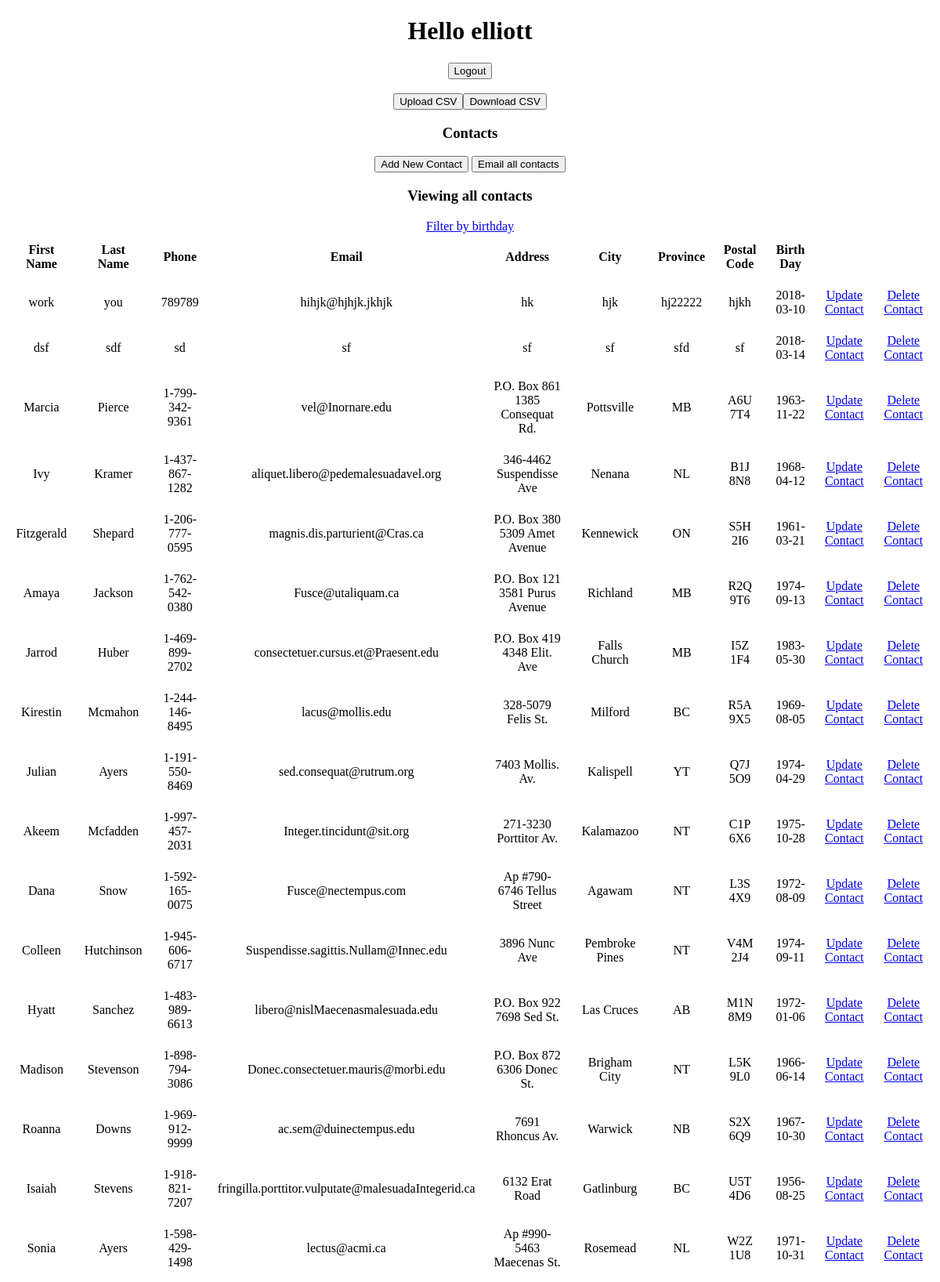
Screenshot of /views/index.php (signed in, upper part) with the database file from the repository.
### tables this page shows
CREATE TABLE IF NOT EXISTS `tbl_contact` (
  `Id` int(11) NOT NULL AUTO_INCREMENT,
  `firstName` varchar(50) DEFAULT NULL,
  `lastName` varchar(50) DEFAULT NULL,
  `phone` varchar(30) DEFAULT NULL,
  `email` varchar(51) DEFAULT NULL,
  `address` varchar(50) DEFAULT NULL,
  `city` varchar(50) DEFAULT NULL,
  `province` varchar(50) DEFAULT NULL,
  `postal` varchar(10) DEFAULT NULL,
  `birthDay` date DEFAULT NULL,
  `assignedRep` varchar(50) DEFAULT NULL,
  PRIMARY KEY (`Id`)
);

### models/loginValidate.php (called while the page is built, shortened)
<?php
    include("./../models/db.php");
    if(isset($_SESSION['access'])){
        $user = json_decode($_SESSION['user']);
    } else{
        $access = false;
    }
?>

### models/db.php (called while the page is built, shortened)
<?php
    $mysql_user = "siewerte_contact";
    $mysql_pass = "P@ssword";
    $mysql_host = "db.nscctruro.ca";
    $db_name = "siewerte_contact";
    $contacts = [];
    $queryContactSql = "SELECT * FROM tbl_contact WHERE assignedRep=?";
    function openConnection(){
        global $mysql_host, $mysql_user, $mysql_pass, $db_name;
        $connection = new mysqli($mysql_host, $mysql_user, $mysql_pass, $db_name);
        return $connection;
    }
    function buildContactArray($user){
        global $queryContactSql, $contacts;
        $connection = openConnection();
        $stmt = mysqli_prepare($connection, $queryContactSql);
        mysqli_stmt_bind_param($stmt, "s", $user->userName);
        mysqli_stmt_execute($stmt);
        mysqli_stmt_bind_result($stmt, $Id, $firstName, $lastName, $phone, $email, $address, $city, $province, $postal, $birthDay, $assignedRep);
        while(mysqli_stmt_fetch($stmt)){
            $newContact = new Contact($Id, $firstName, $lastName, $phone, $email, $address, $city, $province, $postal, $birthDay, $assignedRep);
            $contacts[] = $newContact;
        }
    }
    class Contact{
        public function __construct($Id, $firstName, $lastName, $phone, $email, $address, $city, $province, $postal, $birthDay, $assignedRep){
            $this->Id = $Id;
            $this->firstName = $firstName;
            $this->lastName = $lastName;
            $this->phone = $phone;
            $this->email = $email;
            $this->address = $address;
            $this->city = $city;
            $this->province = $province;
            $this->postal = $postal;
            $this->birthDay = $birthDay;
            $this->assignedRep = $assignedRep;
        }
    }

### views/index.php (the view)
<?php
    include("./../templates/siteHead.php");
    buildContactArray($user);
    if(isset($_GET['filterBirthDays'])){
        $filterBirthDays = $_GET['filterBirthDays'];
    } else{
        $filterBirthDays = "false";
    }
?>
<div class="title">
    <?php
        if($user->admin == 1){
            echo '<a href="adminUpload.php"><button>Upload CSV</button></a>';
            echo '<a href="adminDownload.php"><button>Download CSV</button></a>';
        }
    ?>
    <h3>Contacts</h3>
    <a href="contact.php"><button>Add New Contact</button><a>
    <a href="sendEmail.php"><button>Email all contacts</button></a>
    <?php
        if($filterBirthDays == "true"){
            echo '<h3>Viewing contacts who have have a birthday this month</h3>';
            echo '<a href="index.php?filterBirthDays=false">View All Contacts<a>';
        } else{
            echo '<h3>Viewing all contacts</h3>';
            echo '<a href="index.php?filterBirthDays=true">Filter by birthday<a>';
        }
    ?>
</div>
<div class="contacts">
    <table cellpadding="10px" class="contacts__table">
        <tr>
            <th>First Name</th>
            <th>Last Name</th>
            <th>Phone</th>
            <th>Email</th>
            <th>Address</th>
            <th>City</th>
            <th>Province</th>
            <th>Postal Code</th>
            <th>Birth Day</th>
        </tr>
        <?php
            if($filterBirthDays == "true"){
                foreach($contacts as $contact){
                    if(($contact->assignedRep == $user->userName) && (date("m", strtotime($contact->birthDay)) === date("m"))){
                        echo "<tr><td>$contact->firstName</td> <td>$contact->lastName</td> <td>$contact->phone</td> <td>$contact->email</td> <td>$contact->address</td> <td>$contact->city</td> <td>$contact->province</td> <td>$contact->postal</td> <td>$contact->birthDay</td> <td><a href=\"contact.php?contact=" . urlencode(json_encode($contact)) . "\">Update Contact</a></td> <td><a href=\"./../models/db.php?action=delete&Id=$contact->Id\">Delete Contact</a></td></tr>";
                    }
                }
            } else{
                foreach($contacts as $contact){
                    if($contact->assignedRep == $user->userName){
                        echo "<tr><td>$contact->firstName</td> <td>$contact->lastName</td> <td>$contact->phone</td> <td>$contact->email</td> <td>$contact->address</td> <td>$contact->city</td> <td>$contact->province</td> <td>$contact->postal</td> <td>$contact->birthDay</td> <td><a href=\"contact.php?contact=" . urlencode(json_encode($contact)) . "\">Update Contact</a></td> <td><a href=\"./../models/db.php?action=delete&Id=$contact->Id\">Delete Contact</a></td></tr>";
                    }
                }
            }
        ?>
    </table>
    <br>
    <br>
</div>
<?php include("./../templates/siteFoot.php"); ?>

### templates/siteHead.php (shortened to what this page needs)
<?php
    include("./../models/loginValidate.php");
?>
<!DOCTYPE html>
<html lang="en">
    <head>
        <link rel="stylesheet" type="text/css" href="styles.css">
    </head>
    <body>
        <div class="userControl">
            <h1>Hello <?php echo $user->userName; ?></h1>
            <a href="login.php"><button>Logout</button></a>
            <br>
            <br>
        </div>

### views/styles.css (style rules this page uses)
.title { text-align: center; }
.contacts { text-align: center; }
.userControl { text-align: center; }

### rows the page displays
tbl_contact: firstName "work", lastName "you", phone "789789", email "hihjk@hjhjk.jkhjk", address "hk", city "hjk", province "hj22222", postal "hjkh", birthDay "2018-03-10"
tbl_contact: firstName "dsf", lastName "sdf", phone "sd", address "sf", city "sf", province "sfd", postal "sf", birthDay "2018-03-14"
tbl_contact: firstName "Marcia", lastName "Pierce", phone "1-799-342-9361", email "vel@Inornare.edu", address "P.O. Box 861 1385 Consequat Rd.", city "Pottsville", province "MB", postal "A6U 7T4", birthDay "1963-11-22"
tbl_contact: firstName "Ivy", lastName "Kramer", phone "1-437-867-1282", email "aliquet.libero@pedemalesuadavel.org", address "346-4462 Suspendisse Ave", city "Nenana", province "NL", postal "B1J 8N8", birthDay "1968-04-12"
tbl_contact: firstName "Fitzgerald", lastName "Shepard", phone "1-206-777-0595", email "magnis.dis.parturient@Cras.ca", address "P.O. Box 380 5309 Amet Avenue", city "Kennewick", province "ON", postal "S5H 2I6", birthDay "1961-03-21"
tbl_contact: firstName "Amaya", lastName "Jackson", phone "1-762-542-0380", email "Fusce@utaliquam.ca", address "P.O. Box 121 3581 Purus Avenue", city "Richland", province "MB", postal "R2Q 9T6", birthDay "1974-09-13"
tbl_contact: firstName "Jarrod", lastName "Huber", phone "1-469-899-2702", email "consectetuer.cursus.et@Praesent.edu", address "P.O. Box 419 4348 Elit. Ave", city "Falls Church", province "MB", postal "I5Z 1F4", birthDay "1983-05-30"
tbl_contact: firstName "Kirestin", lastName "Mcmahon", phone "1-244-146-8495", email "lacus@mollis.edu", address "328-5079 Felis St.", city "Milford", province "BC", postal "R5A 9X5", birthDay "1969-08-05"
tbl_contact: firstName "Julian", lastName "Ayers", phone "1-191-550-8469", email "sed.consequat@rutrum.org", address "7403 Mollis. Av.", city "Kalispell", province "YT", postal "Q7J 5O9", birthDay "1974-04-29"
tbl_contact: firstName "Akeem", lastName "Mcfadden", phone "1-997-457-2031", email "Integer.tincidunt@sit.org", address "271-3230 Porttitor Av.", city "Kalamazoo", province "NT", postal "C1P 6X6", birthDay "1975-10-28"
tbl_contact: firstName "Dana", lastName "Snow", phone "1-592-165-0075", email "Fusce@nectempus.com", address "Ap #790-6746 Tellus Street", city "Agawam", province "NT", postal "L3S 4X9", birthDay "1972-08-09"
tbl_contact: firstName "Colleen", lastName "Hutchinson", phone "1-945-606-6717", email "Suspendisse.sagittis.Nullam@Innec.edu", address "3896 Nunc Ave", city "Pembroke Pines", province "NT", postal "V4M 2J4", birthDay "1974-09-11"
tbl_contact: firstName "Hyatt", lastName "Sanchez", phone "1-483-989-6613", email "libero@nislMaecenasmalesuada.edu", address "P.O. Box 922 7698 Sed St.", city "Las Cruces", province "AB", postal "M1N 8M9", birthDay "1972-01-06"
tbl_contact: firstName "Madison", lastName "Stevenson", phone "1-898-794-3086", email "Donec.consectetuer.mauris@morbi.edu", address "P.O. Box 872 6306 Donec St.", city "Brigham City", province "NT", postal "L5K 9L0", birthDay "1966-06-14"
tbl_contact: firstName "Roanna", lastName "Downs", phone "1-969-912-9999", email "ac.sem@duinectempus.edu", address "7691 Rhoncus Av.", city "Warwick", province "NB", postal "S2X 6Q9", birthDay "1967-10-30"
tbl_contact: firstName "Isaiah", lastName "Stevens", phone "1-918-821-7207", email "fringilla.porttitor.vulputate@malesuadaIntegerid.ca", address "6132 Erat Road", city "Gatlinburg", province "BC", postal "U5T 4D6", birthDay "1956-08-25"
tbl_contact: firstName "Sonia", lastName "Ayers", phone "1-598-429-1498", email "lectus@acmi.ca", address "Ap #990-5463 Maecenas St.", city "Rosemead", province "NL", postal "W2Z 1U8", birthDay "1971-10-31"

### other values shown
$user->userName "elliott"
